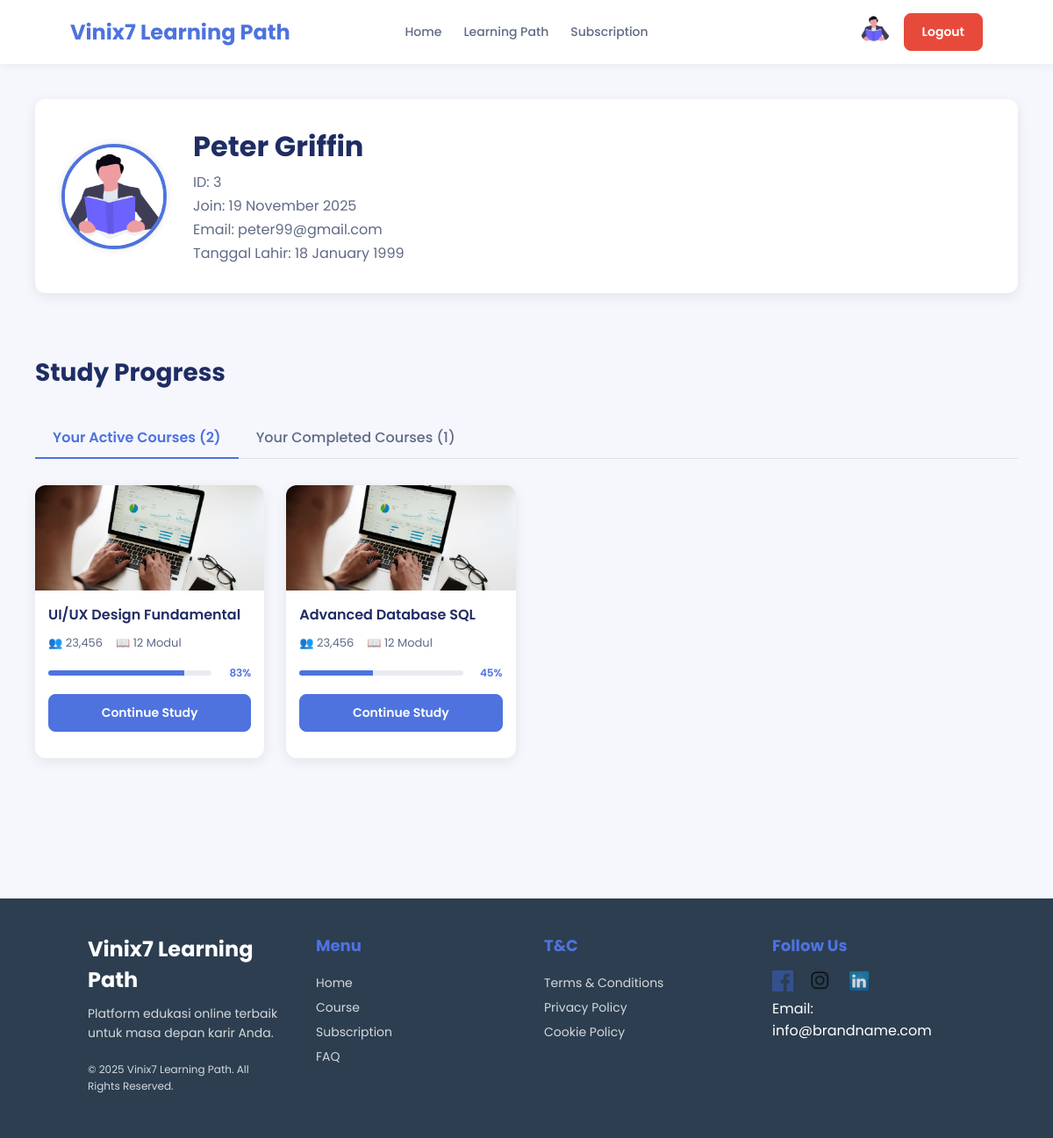
Screenshot of /profile.php (signed in) with the database file from the repository.
### tables this page shows
CREATE TABLE `user` (
  `id_user` int(11) NOT NULL,
  `fullname` varchar(100) NOT NULL,
  `dob` date NOT NULL,
  `email` varchar(100) NOT NULL,
  `password` varchar(100) NOT NULL,
  `created_at` timestamp NOT NULL DEFAULT current_timestamp()
);

CREATE TABLE `user_progress` (
  `id_userprogress` int(11) NOT NULL,
  `id_user` int(11) NOT NULL,
  `id_module` int(11) NOT NULL,
  `status` varchar(100) NOT NULL DEFAULT 'not_started',
  `progress_percent` int(11) NOT NULL,
  `last_access` timestamp NOT NULL DEFAULT current_timestamp()
);

CREATE TABLE `modules` (
  `id_module` int(11) NOT NULL,
  `title` varchar(100) NOT NULL,
  `description` text NOT NULL,
  `level` varchar(100) NOT NULL,
  `total_students` int(11) NOT NULL,
  `created_at` timestamp NOT NULL DEFAULT current_timestamp(),
  `topic` varchar(100) NOT NULL,
  `type` varchar(100) NOT NULL
);

### profile.php (the view, shortened to what this page needs)
<?php
include "config.php";
$user_id = $_SESSION['user_id'];
$active_tab = isset($_GET['view']) && $_GET['view'] === 'completed' ? 'completed' : 'active';
$sql_user = "SELECT fullname, dob, created_at, email FROM user WHERE id_user = ?";
$stmt_user = mysqli_prepare($conn, $sql_user);
$user_data = ['fullname' => 'Pengguna', 'dob' => 'N/A', 'created_at' => 'N/A', 'avatar' => 'avatar.png'];
if ($stmt_user) {
    mysqli_stmt_bind_param($stmt_user, "i", $user_id);
    mysqli_stmt_execute($stmt_user);
    $res_user = mysqli_stmt_get_result($stmt_user);
    if ($row = mysqli_fetch_assoc($res_user)) {
        $user_data = array_merge($user_data, $row);
    }
}
$sql_progress = "
    SELECT
        up.id_module,
        m.title,
        up.status,
        up.progress_percent
    FROM
        user_progress up
    JOIN
        modules m ON up.id_module = m.id_module
    WHERE
        up.id_user = ?
    ORDER BY
        up.progress_percent DESC
";
$stmt_progress = mysqli_prepare($conn, $sql_progress);
$active_courses = [];
$completed_courses = [];
if ($stmt_progress) {
    mysqli_stmt_bind_param($stmt_progress, "i", $user_id);
    mysqli_stmt_execute($stmt_progress);
    $res_progress = mysqli_stmt_get_result($stmt_progress);
    if ($res_progress) {
        while($row = mysqli_fetch_assoc($res_progress)) {
            if ($row['status'] === 'Completed' || $row['progress_percent'] == 100) {
                $completed_courses[] = $row;
            } else {
                $active_courses[] = $row;
            }
        }
    }
}
?>
<!DOCTYPE html>
<html lang="id">
<head>
    <link rel="stylesheet" href="profile.css">
</head>
<body>
<div class="navbar">
    <div class="brand">Vinix7 Learning Path</div>
    <div class="main-nav">
        <a href="dashboard.php">Home</a>
        <a href="learning_path.php">Learning Path</a>
        <a href="subscription.php">Subscription</a>
    </div>
    <div class="user-actions">
        <a href="profile.php" class="user-profile">
            <img src="assets/images/study.png" alt="Profile" class="profile-img">
        </a>
        <a href="logout.php" class="btn btn-danger">Logout</a>
    </div>
</div>
<main class="main-content">
    <section class="profile-header-section">
        <div class="user-info-wrapper">
            <img src="assets/images/study.png" alt="User Avatar" class="large-profile-img">
            <div class="user-details">
                <h1><?= htmlspecialchars($user_data['fullname']) ?></h1>
                <p class="user-id">ID: <?= htmlspecialchars($user_id) ?></p>
                <p class="user-join-date">Join: <?= date('d F Y', strtotime($user_data['created_at'])) ?></p>
                <p class="user-email">Email: <?= htmlspecialchars($user_data['email'] ?? 'N/A') ?></p>
                <p class="user-dob">Tanggal Lahir: <?= date('d F Y', strtotime($user_data['dob'])) ?></p>
            </div>
        </div>
    </section>
    <section class="study-progress">
        <h2>Study Progress</h2>
        <div class="tabs">
            <button class="tab-button <?php echo ($active_tab === 'active' ? 'active' : ''); ?>" onclick="showCourses('active')">Your Active Courses (<?php echo count($active_courses); ?>)</button>
            <button class="tab-button <?php echo ($active_tab === 'completed' ? 'active' : ''); ?>" onclick="showCourses('completed')">Your Completed Courses (<?php echo count($completed_courses); ?>)</button>
        </div>
        <div id="active-courses" class="course-list <?php echo ($active_tab === 'active' ? 'active-content' : 'hidden-content'); ?>">
            <?php if (count($active_courses) > 0): ?>
                <?php foreach ($active_courses as $course): ?>
                    <div class="course-card">
                        <img src="assets/images/unnamed.jpg" alt="Thumbnail" class="course-thumbnail">
                        <div class="course-details">
                            <h4 class="course-title"><?php echo htmlspecialchars($course['title']); ?></h4>
                            <div class="meta-info">
                                <span>👥 23,456</span> <span>📖 12 Modul</span>
                            </div>
                            <div class="progress-container">
                                <div class="progress-bar-wrap">
                                    <div class="progress-bar" style="width: <?php echo $course['progress_percent']; ?>%;"></div>
                                </div>
                                <span class="progress-percent"><?php echo $course['progress_percent']; ?>%</span>
                            </div>
                            <a href="module.php?id=<?php echo $course['id_module']; ?>" class="btn btn-primary btn-card-action">Continue Study</a>
                        </div>
                    </div>
                <?php endforeach; ?>
            <?php else: ?>
                <p class="no-course-message">Anda tidak memiliki kursus aktif saat ini.</p>
            <?php endif; ?>
        </div>
    </section>
</main>
<footer>
    <div class="footer-grid">
        <div class="footer-col brand-info">
            <div class="brand-footer">Vinix7 Learning Path</div>
            <p>Platform edukasi online terbaik untuk masa depan karir Anda.</p>
            <p class="copyright">&copy; 2025 Vinix7 Learning Path. All Rights Reserved.</p>
        </div>
        <div class="footer-col links">
            <h4>Menu</h4>
            <ul>
                <li><a href="dashboard.php">Home</a></li>
                <li><a href="learning_path.php">Course</a></li>
                <li><a href="subscription.php">Subscription</a></li>
                <li><a href="#faq-section">FAQ</a></li>
            </ul>
        </div>
        <div class="footer-col links">
            <h4>T&C</h4>
            <ul>
                <li><a href="#">Terms & Conditions</a></li>
                <li><a href="#">Privacy Policy</a></li>
                <li><a href="#">Cookie Policy</a></li>
            </ul>
        </div>
        <div class="footer-col social">
            <h4>Follow Us</h4>
            <div class="social-icons">
                <a href="#"><img src="assets/images/fb.png" alt="Facebook"></a>
                <a href="#"><img src="assets/images/ig.png" alt="Instagram"></a>
                <a href="#"><img src="assets/images/in.png" alt="LinkedIn"></a>
            </div>
            <p>Email: info@brandname.com</p>
        </div>
    </div>
</footer>
</body>
</html>

### rows the page displays
user: fullname "Peter Griffin", created_at "19 November 2025", email "peter99@gmail.com", dob "18 January 1999"
user_progress: id_module.title "UI/UX Design Fundamental", progress_percent "83"
user_progress: id_module.title "Advanced Database SQL", progress_percent "45"

### other values shown
$user_id "3"
count($active_courses) "2"
count($completed_courses) "1"
